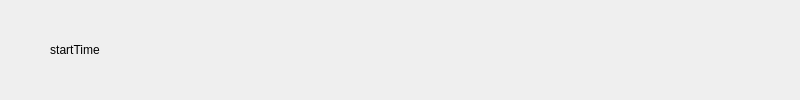
<?xml version="1.0" encoding="UTF-8"?>
<ui version="4.0">
 <class>MomentEventWidget</class>
 <widget class="QWidget" name="MomentEventWidget">
  <property name="geometry">
   <rect>
    <x>0</x>
    <y>0</y>
    <width>800</width>
    <height>100</height>
   </rect>
  </property>
  <property name="sizePolicy">
   <sizepolicy hsizetype="Preferred" vsizetype="Preferred">
    <horstretch>0</horstretch>
    <verstretch>0</verstretch>
   </sizepolicy>
  </property>
  <property name="minimumSize">
   <size>
    <width>800</width>
    <height>100</height>
   </size>
  </property>
  <property name="maximumSize">
   <size>
    <width>16777215</width>
    <height>16777215</height>
   </size>
  </property>
  <property name="windowTitle">
   <string>Form</string>
  </property>
  <widget class="QWidget" name="widget" native="true">
   <property name="geometry">
    <rect>
     <x>0</x>
     <y>0</y>
     <width>800</width>
     <height>100</height>
    </rect>
   </property>
   <property name="sizePolicy">
    <sizepolicy hsizetype="Fixed" vsizetype="Fixed">
     <horstretch>0</horstretch>
     <verstretch>0</verstretch>
    </sizepolicy>
   </property>
   <property name="minimumSize">
    <size>
     <width>800</width>
     <height>100</height>
    </size>
   </property>
   <property name="maximumSize">
    <size>
     <width>800</width>
     <height>100</height>
    </size>
   </property>
   <layout class="QHBoxLayout" name="horizontalLayout_2">
    <property name="spacing">
     <number>0</number>
    </property>
    <property name="leftMargin">
     <number>0</number>
    </property>
    <property name="topMargin">
     <number>0</number>
    </property>
    <property name="rightMargin">
     <number>650</number>
    </property>
    <property name="bottomMargin">
     <number>0</number>
    </property>
    <item>
     <widget class="QLabel" name="startTimeLabel">
      <property name="sizePolicy">
       <sizepolicy hsizetype="Fixed" vsizetype="Fixed">
        <horstretch>0</horstretch>
        <verstretch>0</verstretch>
       </sizepolicy>
      </property>
      <property name="minimumSize">
       <size>
        <width>150</width>
        <height>100</height>
       </size>
      </property>
      <property name="maximumSize">
       <size>
        <width>150</width>
        <height>100</height>
       </size>
      </property>
      <property name="text">
       <string>startTime</string>
      </property>
      <property name="alignment">
       <set>Qt::AlignCenter</set>
      </property>
      <property name="textInteractionFlags">
       <set>Qt::NoTextInteraction</set>
      </property>
     </widget>
    </item>
   </layout>
  </widget>
 </widget>
 <resources/>
 <connections/>
</ui>
